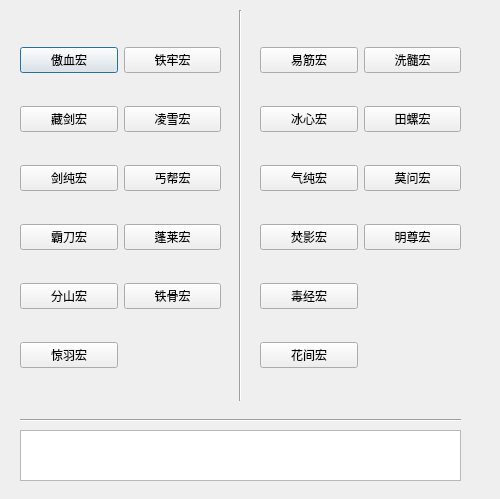
<?xml version="1.0" encoding="UTF-8"?>
<ui version="4.0">
 <class>MainWindow</class>
 <widget class="QDialog" name="MainWindow">
  <property name="geometry">
   <rect>
    <x>0</x>
    <y>0</y>
    <width>500</width>
    <height>499</height>
   </rect>
  </property>
  <property name="windowTitle">
   <string>便携式宏库V1.0 by 幻夜白狼</string>
  </property>
  <widget class="Line" name="line">
   <property name="geometry">
    <rect>
     <x>20</x>
     <y>410</y>
     <width>441</width>
     <height>20</height>
    </rect>
   </property>
   <property name="orientation">
    <enum>Qt::Horizontal</enum>
   </property>
  </widget>
  <widget class="Line" name="line_2">
   <property name="geometry">
    <rect>
     <x>230</x>
     <y>10</y>
     <width>20</width>
     <height>391</height>
    </rect>
   </property>
   <property name="orientation">
    <enum>Qt::Vertical</enum>
   </property>
  </widget>
  <widget class="QWidget" name="layoutWidget">
   <property name="geometry">
    <rect>
     <x>20</x>
     <y>20</y>
     <width>201</width>
     <height>381</height>
    </rect>
   </property>
   <layout class="QGridLayout" name="gridLayout">
    <item row="0" column="0">
     <widget class="QPushButton" name="pushButtonAX">
      <property name="text">
       <string>傲血宏</string>
      </property>
     </widget>
    </item>
    <item row="1" column="0">
     <widget class="QPushButton" name="pushButtonCJ">
      <property name="text">
       <string>藏剑宏</string>
      </property>
     </widget>
    </item>
    <item row="1" column="1">
     <widget class="QPushButton" name="pushButtonLX">
      <property name="text">
       <string>凌雪宏</string>
      </property>
     </widget>
    </item>
    <item row="2" column="0">
     <widget class="QPushButton" name="pushButtonJC">
      <property name="text">
       <string>剑纯宏</string>
      </property>
     </widget>
    </item>
    <item row="2" column="1">
     <widget class="QPushButton" name="pushButtonGB">
      <property name="text">
       <string>丐帮宏</string>
      </property>
     </widget>
    </item>
    <item row="3" column="0">
     <widget class="QPushButton" name="pushButtonBD">
      <property name="text">
       <string>霸刀宏</string>
      </property>
     </widget>
    </item>
    <item row="4" column="0">
     <widget class="QPushButton" name="pushButtonFS">
      <property name="text">
       <string>分山宏</string>
      </property>
     </widget>
    </item>
    <item row="5" column="0">
     <widget class="QPushButton" name="pushButtonJY">
      <property name="text">
       <string>惊羽宏</string>
      </property>
     </widget>
    </item>
    <item row="3" column="1">
     <widget class="QPushButton" name="pushButtonPL">
      <property name="text">
       <string>蓬莱宏</string>
      </property>
     </widget>
    </item>
    <item row="0" column="1">
     <widget class="QPushButton" name="pushButtonTCT">
      <property name="text">
       <string>铁牢宏</string>
      </property>
     </widget>
    </item>
    <item row="4" column="1">
     <widget class="QPushButton" name="pushButtonCYT">
      <property name="text">
       <string>铁骨宏</string>
      </property>
     </widget>
    </item>
   </layout>
  </widget>
  <widget class="QWidget" name="layoutWidget">
   <property name="geometry">
    <rect>
     <x>260</x>
     <y>20</y>
     <width>201</width>
     <height>381</height>
    </rect>
   </property>
   <layout class="QGridLayout" name="gridLayout_2">
    <item row="1" column="0">
     <widget class="QPushButton" name="pushButtonBX">
      <property name="text">
       <string>冰心宏</string>
      </property>
     </widget>
    </item>
    <item row="0" column="1">
     <widget class="QPushButton" name="pushButtonHST">
      <property name="text">
       <string>洗髓宏</string>
      </property>
     </widget>
    </item>
    <item row="3" column="1">
     <widget class="QPushButton" name="pushButtonMJT">
      <property name="text">
       <string>明尊宏</string>
      </property>
     </widget>
    </item>
    <item row="5" column="0">
     <widget class="QPushButton" name="pushButtonHJ">
      <property name="text">
       <string>花间宏</string>
      </property>
     </widget>
    </item>
    <item row="1" column="1">
     <widget class="QPushButton" name="pushButtonTL">
      <property name="text">
       <string>田螺宏</string>
      </property>
     </widget>
    </item>
    <item row="3" column="0">
     <widget class="QPushButton" name="pushButtonFY">
      <property name="text">
       <string>焚影宏</string>
      </property>
     </widget>
    </item>
    <item row="4" column="0">
     <widget class="QPushButton" name="pushButtonDJ">
      <property name="text">
       <string>毒经宏</string>
      </property>
     </widget>
    </item>
    <item row="2" column="1">
     <widget class="QPushButton" name="pushButtonMW">
      <property name="text">
       <string>莫问宏</string>
      </property>
     </widget>
    </item>
    <item row="0" column="0">
     <widget class="QPushButton" name="pushButtonYJ">
      <property name="text">
       <string>易筋宏</string>
      </property>
     </widget>
    </item>
    <item row="2" column="0">
     <widget class="QPushButton" name="pushButtonQC">
      <property name="text">
       <string>气纯宏</string>
      </property>
     </widget>
    </item>
   </layout>
  </widget>
  <widget class="QTextBrowser" name="textBrowser">
   <property name="geometry">
    <rect>
     <x>20</x>
     <y>430</y>
     <width>441</width>
     <height>51</height>
    </rect>
   </property>
  </widget>
 </widget>
 <resources/>
 <connections/>
</ui>
